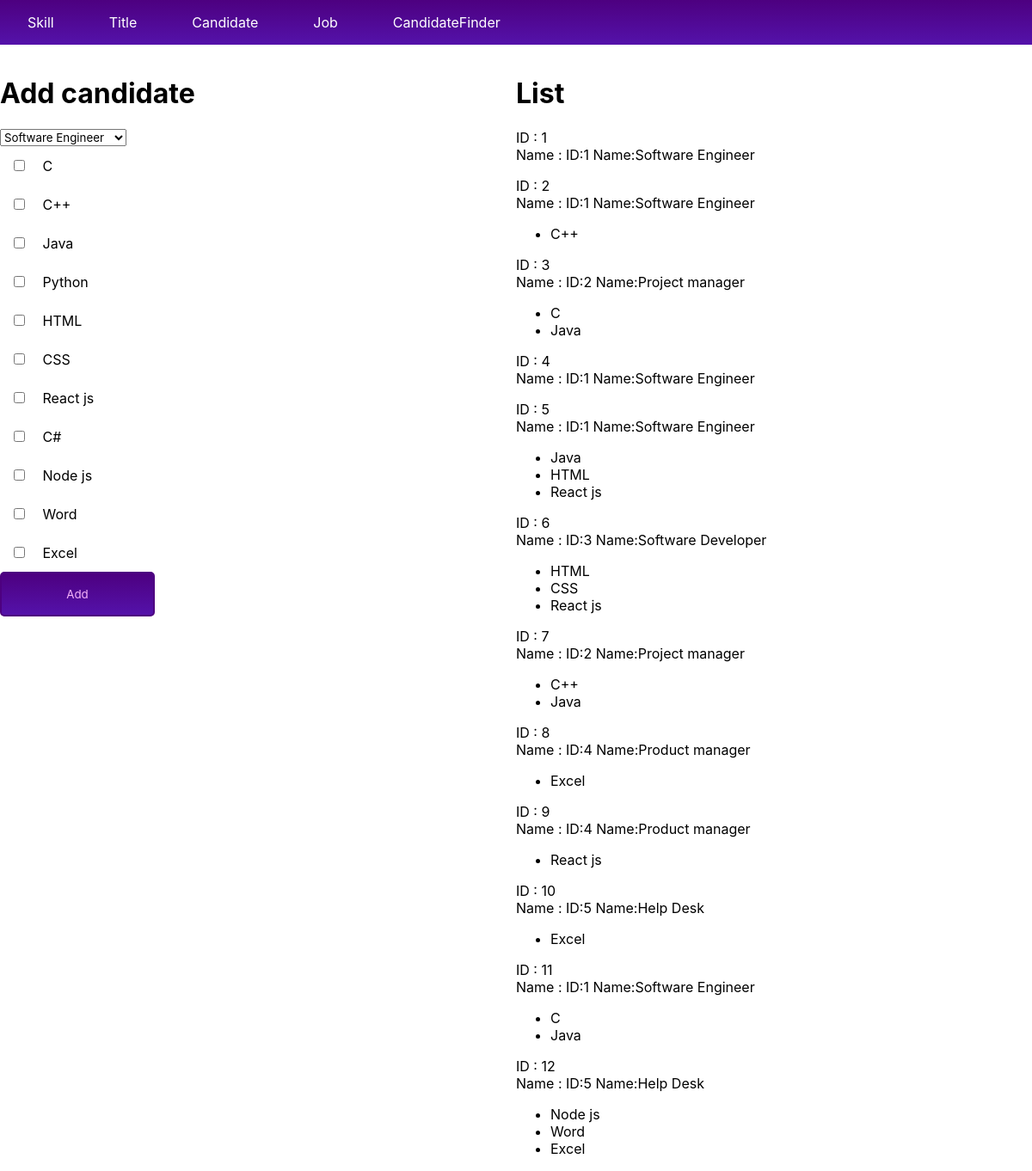
Screenshot of /Candidate with the database file from the repository.
### matcher/models.py (models this page shows, shortened)
class Skill(models.Model):
    name = models.CharField(max_length=200,unique=True)

class Candidate(models.Model):
    title = models.ForeignKey(Title , on_delete=models.CASCADE)
    skill = models.ManyToManyField(Skill)

class Title(models.Model):
    name = models.CharField(max_length=200,unique=True)
    def __str__(self):
        return f'ID:{self.id} Name:{self.name}'

### matcher/views.py (the view)
# urls.py: path('Candidate', views.Candidates , name = "Candidate"),
def Candidates(request):
    try:
        title = request.POST['title']
        name = request.POST.getlist('name')
        candidate = Candidate(title = Title.objects.get(id = title))
        candidate.save()
        for i in name:
            candidate.skill.add(Skill.objects.get(id = int(i)))
        print(candidate.skill.all())
    except Exception as e:
        print(e)
    candidates = Candidate.objects.all()
    skills = Skill.objects.all()
    titles = Title.objects.all()
    return render(request , 'candidate/candidate.html' , {'candidates': candidates, 'skills': skills, 'titles' : titles})

### matcher/templates/candidate/candidate.html (shortened to what this page needs)
{% extends 'home/home.html' %}
{% block body %}
    {% load static %}
    <link rel="stylesheet" href="{% static 'matcher/form.css' %}">
    <div class="container">
        <div class="form">
            <form  action="{% url 'app:Candidate' %}" method="post">
                <div>
                    <h1>Add candidate</h1>
                    <select name="title">
                        {% for title in titles %}
                            <option value={{title.id}}>{{title.name}}</option>
                        {% endfor %}
                    </select>
                    <div class="skills">
                        {% for skill in skills %}
                            <input type="checkbox" id="name" name="name" value={{skill.id}}>
                            <label for="name"> {{skill.name}}</label><br>
                        {% endfor %}
                    </div>
                  <button type="submit">Add</button>
                </div>
            </form>
        </div>
        <div class="box-data">
            <h1>List</h1>
            {% for candidate in candidates %}
            <div class="data">
                <p>ID : {{candidate.id}}</p>
                <p> Name : {{candidate.title}} </p>
                <ul> {% for skill in candidate.skill.all %}
                        <li> {{skill.name}}</li>
                    {% endfor %}
            </div>
            {% endfor %}
        </div>
    </div>
{% endblock body %}

### matcher/static/matcher/nav.css (style rules this page uses)
* { font-family: -apple-system, BlinkMacSystemFont, 'Segoe UI', Roboto, Oxygen, Ubuntu, Cantarell, 'Open Sans', 'Helvetica Neue', sans-serif; }

### matcher/static/matcher/form.css (style rules this page uses)
.form { width: 50%; }
.form input { border: none; padding: 1rem; margin: 1rem; border-bottom: 2px solid cornflowerblue; }
.form button { background: linear-gradient(rgb(77, 0, 128), rgb(84, 18, 170)); border: 2px solid rgb(77, 0, 128); width: 30%; padding: 1rem; color: rgb(244, 179, 250); border-radius: 5px; }
.box-data { max-height: 100px; display: flex; flex-direction: column; }
.skills { width: 50%; }
.container { display:flex; }
.container p { margin: 0; }

### rows the page displays
Skill: name "C"
Skill: name "C++"
Skill: name "Java"
Skill: name "Python"
Skill: name "HTML"
Skill: name "CSS"
Skill: name "React js"
Skill: name "C#"
Skill: name "Node js"
Skill: name "Word"
Skill: name "Excel"
Candidate: id "1", title "ID:1 Name:Software Engineer"
Candidate: id "2", title "ID:1 Name:Software Engineer"
Candidate: id "3", title "ID:2 Name:Project manager"
Candidate: id "4", title "ID:1 Name:Software Engineer"
Candidate: id "5", title "ID:1 Name:Software Engineer"
Candidate: id "6", title "ID:3 Name:Software Developer"
Candidate: id "7", title "ID:2 Name:Project manager"
Candidate: id "8", title "ID:4 Name:Product manager"
Candidate: id "9", title "ID:4 Name:Product manager"
Candidate: id "10", title "ID:5 Name:Help Desk"
Candidate: id "11", title "ID:1 Name:Software Engineer"
Candidate: id "12", title "ID:5 Name:Help Desk"

### other values shown
form field title "Software Engineer"
